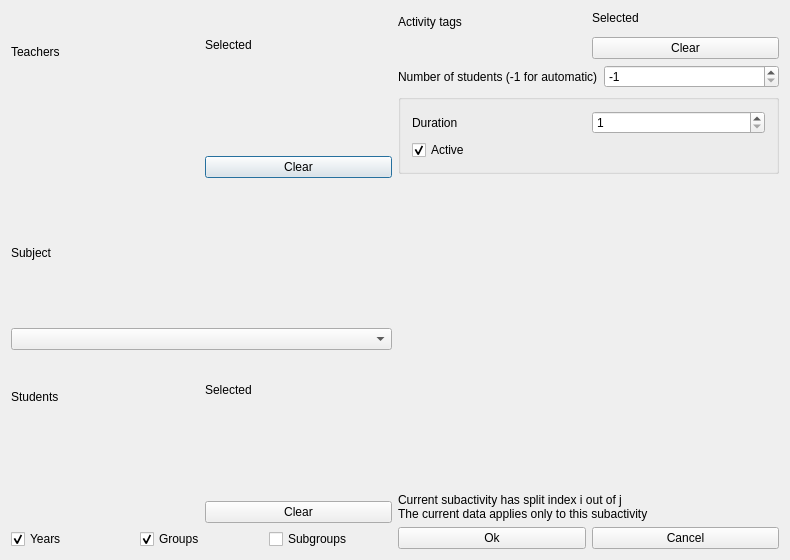
<?xml version="1.0" encoding="UTF-8"?>
<ui version="4.0">
 <class>ModifySubactivityForm_template</class>
 <widget class="QDialog" name="ModifySubactivityForm_template">
  <property name="geometry">
   <rect>
    <x>0</x>
    <y>0</y>
    <width>790</width>
    <height>560</height>
   </rect>
  </property>
  <property name="windowTitle">
   <string extracomment="Title of dialog to modify a subactivity">Modify subactivity</string>
  </property>
  <layout class="QGridLayout" name="gridLayout">
   <item row="0" column="0">
    <layout class="QVBoxLayout">
     <item>
      <layout class="QHBoxLayout">
       <item>
        <layout class="QVBoxLayout">
         <item>
          <widget class="QLabel" name="allTeachersTextLabel">
           <property name="text">
            <string>Teachers</string>
           </property>
           <property name="wordWrap">
            <bool>false</bool>
           </property>
          </widget>
         </item>
         <item>
          <widget class="Q3ListBox" name="allTeachersListBox">
           <item>
            <property name="text">
             <string>New Item</string>
            </property>
           </item>
          </widget>
         </item>
        </layout>
       </item>
       <item>
        <layout class="QVBoxLayout">
         <item>
          <widget class="QLabel" name="selectedTeachersTextLabel">
           <property name="text">
            <string comment="It refers to a list of selected teachers">Selected</string>
           </property>
           <property name="wordWrap">
            <bool>false</bool>
           </property>
          </widget>
         </item>
         <item>
          <widget class="Q3ListBox" name="selectedTeachersListBox">
           <item>
            <property name="text">
             <string>New Item</string>
            </property>
           </item>
          </widget>
         </item>
         <item>
          <layout class="QVBoxLayout">
           <item>
            <widget class="QPushButton" name="clearTeacherPushButton">
             <property name="text">
              <string>Clear</string>
             </property>
            </widget>
           </item>
          </layout>
         </item>
        </layout>
       </item>
      </layout>
     </item>
     <item>
      <layout class="QVBoxLayout">
       <item>
        <widget class="QLabel" name="subjectsTextLabel">
         <property name="text">
          <string>Subject</string>
         </property>
         <property name="wordWrap">
          <bool>false</bool>
         </property>
        </widget>
       </item>
       <item>
        <widget class="QComboBox" name="subjectsComboBox">
         <property name="editable">
          <bool>false</bool>
         </property>
         <property name="insertPolicy">
          <enum>QComboBox::NoInsert</enum>
         </property>
         <property name="autoCompletion">
          <bool>false</bool>
         </property>
         <property name="duplicatesEnabled">
          <bool>false</bool>
         </property>
        </widget>
       </item>
      </layout>
     </item>
     <item>
      <layout class="QHBoxLayout">
       <item>
        <layout class="QVBoxLayout">
         <item>
          <widget class="QLabel" name="allStudentsTextLabel">
           <property name="text">
            <string>Students</string>
           </property>
           <property name="wordWrap">
            <bool>false</bool>
           </property>
          </widget>
         </item>
         <item>
          <widget class="Q3ListBox" name="allStudentsListBox">
           <item>
            <property name="text">
             <string>New Item</string>
            </property>
           </item>
          </widget>
         </item>
        </layout>
       </item>
       <item>
        <layout class="QVBoxLayout">
         <item>
          <widget class="QLabel" name="selectedStudentsTextLabel">
           <property name="text">
            <string comment="It refers to a list of selected students (in fact, students sets, but translate selected as in 'selected students')">Selected</string>
           </property>
           <property name="wordWrap">
            <bool>false</bool>
           </property>
          </widget>
         </item>
         <item>
          <widget class="Q3ListBox" name="selectedStudentsListBox">
           <item>
            <property name="text">
             <string>New Item</string>
            </property>
           </item>
          </widget>
         </item>
         <item>
          <layout class="QVBoxLayout">
           <item>
            <widget class="QPushButton" name="clearStudentsPushButton">
             <property name="text">
              <string>Clear</string>
             </property>
            </widget>
           </item>
          </layout>
         </item>
        </layout>
       </item>
      </layout>
     </item>
     <item>
      <layout class="QHBoxLayout">
       <item>
        <widget class="QCheckBox" name="showYearsCheckBox">
         <property name="text">
          <string>Years</string>
         </property>
         <property name="checked">
          <bool>true</bool>
         </property>
        </widget>
       </item>
       <item>
        <widget class="QCheckBox" name="showGroupsCheckBox">
         <property name="text">
          <string>Groups</string>
         </property>
         <property name="checked">
          <bool>true</bool>
         </property>
        </widget>
       </item>
       <item>
        <widget class="QCheckBox" name="showSubgroupsCheckBox">
         <property name="text">
          <string>Subgroups</string>
         </property>
        </widget>
       </item>
      </layout>
     </item>
    </layout>
   </item>
   <item row="0" column="1">
    <layout class="QVBoxLayout" name="verticalLayout_4">
     <item>
      <layout class="QHBoxLayout" name="horizontalLayout">
       <item>
        <layout class="QVBoxLayout" name="verticalLayout">
         <item>
          <widget class="QLabel" name="allActivityTagsTextLabel">
           <property name="text">
            <string>Activity tags</string>
           </property>
           <property name="wordWrap">
            <bool>false</bool>
           </property>
          </widget>
         </item>
         <item>
          <widget class="Q3ListBox" name="allActivityTagsListBox">
           <item>
            <property name="text">
             <string>New Item</string>
            </property>
           </item>
          </widget>
         </item>
        </layout>
       </item>
       <item>
        <layout class="QVBoxLayout" name="verticalLayout_3">
         <item>
          <layout class="QVBoxLayout" name="verticalLayout_2">
           <item>
            <widget class="QLabel" name="selectedActivityTagsTextLabel">
             <property name="text">
              <string comment="It refers to a list of selected activity tags">Selected</string>
             </property>
             <property name="wordWrap">
              <bool>false</bool>
             </property>
            </widget>
           </item>
           <item>
            <widget class="Q3ListBox" name="selectedActivityTagsListBox">
             <item>
              <property name="text">
               <string>New Item</string>
              </property>
             </item>
            </widget>
           </item>
          </layout>
         </item>
         <item>
          <widget class="QPushButton" name="clearActivityTagPushButton">
           <property name="text">
            <string>Clear</string>
           </property>
          </widget>
         </item>
        </layout>
       </item>
      </layout>
     </item>
     <item>
      <layout class="QHBoxLayout">
       <item>
        <widget class="QLabel" name="textLabel2">
         <property name="text">
          <string>Number of students (-1 for automatic)</string>
         </property>
         <property name="wordWrap">
          <bool>false</bool>
         </property>
        </widget>
       </item>
       <item>
        <widget class="QSpinBox" name="nStudentsSpinBox">
         <property name="enabled">
          <bool>true</bool>
         </property>
         <property name="minimum">
          <number>-1</number>
         </property>
         <property name="maximum">
          <number>1000</number>
         </property>
         <property name="value">
          <number>-1</number>
         </property>
        </widget>
       </item>
      </layout>
     </item>
     <item>
      <widget class="Q3GroupBox" name="durationActiveGroupBox">
       <property name="title">
        <string/>
       </property>
       <layout class="QGridLayout">
        <item row="0" column="0">
         <layout class="QHBoxLayout">
          <item>
           <widget class="QLabel" name="durationTextLabel">
            <property name="enabled">
             <bool>true</bool>
            </property>
            <property name="text">
             <string>Duration</string>
            </property>
            <property name="wordWrap">
             <bool>false</bool>
            </property>
           </widget>
          </item>
          <item>
           <widget class="QSpinBox" name="durationSpinBox">
            <property name="enabled">
             <bool>true</bool>
            </property>
            <property name="minimum">
             <number>1</number>
            </property>
           </widget>
          </item>
         </layout>
        </item>
        <item row="1" column="0">
         <widget class="QCheckBox" name="activeCheckBox">
          <property name="enabled">
           <bool>true</bool>
          </property>
          <property name="text">
           <string>Active</string>
          </property>
          <property name="checked">
           <bool>true</bool>
          </property>
         </widget>
        </item>
       </layout>
      </widget>
     </item>
     <item>
      <spacer name="spacer1">
       <property name="orientation">
        <enum>Qt::Vertical</enum>
       </property>
       <property name="sizeType">
        <enum>QSizePolicy::Expanding</enum>
       </property>
       <property name="sizeHint" stdset="0">
        <size>
         <width>20</width>
         <height>100</height>
        </size>
       </property>
      </spacer>
     </item>
     <item>
      <widget class="QLabel" name="crtTextLabel">
       <property name="sizePolicy">
        <sizepolicy hsizetype="Minimum" vsizetype="Minimum">
         <horstretch>0</horstretch>
         <verstretch>0</verstretch>
        </sizepolicy>
       </property>
       <property name="text">
        <string>Current subactivity has split index i out of j
The current data applies only to this subactivity</string>
       </property>
       <property name="wordWrap">
        <bool>true</bool>
       </property>
      </widget>
     </item>
     <item>
      <layout class="QHBoxLayout">
       <item>
        <widget class="QPushButton" name="okPushButton">
         <property name="text">
          <string>Ok</string>
         </property>
        </widget>
       </item>
       <item>
        <widget class="QPushButton" name="cancelPushButton">
         <property name="text">
          <string>Cancel</string>
         </property>
        </widget>
       </item>
      </layout>
     </item>
    </layout>
   </item>
  </layout>
 </widget>
 <layoutdefault spacing="6" margin="11"/>
 <customwidgets>
  <customwidget>
   <class>Q3GroupBox</class>
   <extends>QGroupBox</extends>
   <header>Qt3Support/Q3GroupBox</header>
   <container>1</container>
  </customwidget>
  <customwidget>
   <class>Q3Frame</class>
   <extends>QFrame</extends>
   <header>Qt3Support/Q3Frame</header>
   <container>1</container>
  </customwidget>
  <customwidget>
   <class>Q3ListBox</class>
   <extends>Q3Frame</extends>
   <header>q3listbox.h</header>
  </customwidget>
 </customwidgets>
 <tabstops>
  <tabstop>allTeachersListBox</tabstop>
  <tabstop>selectedTeachersListBox</tabstop>
  <tabstop>clearTeacherPushButton</tabstop>
  <tabstop>subjectsComboBox</tabstop>
  <tabstop>allStudentsListBox</tabstop>
  <tabstop>selectedStudentsListBox</tabstop>
  <tabstop>clearStudentsPushButton</tabstop>
  <tabstop>showYearsCheckBox</tabstop>
  <tabstop>showGroupsCheckBox</tabstop>
  <tabstop>showSubgroupsCheckBox</tabstop>
  <tabstop>allActivityTagsListBox</tabstop>
  <tabstop>selectedActivityTagsListBox</tabstop>
  <tabstop>clearActivityTagPushButton</tabstop>
  <tabstop>nStudentsSpinBox</tabstop>
  <tabstop>durationSpinBox</tabstop>
  <tabstop>activeCheckBox</tabstop>
  <tabstop>okPushButton</tabstop>
  <tabstop>cancelPushButton</tabstop>
 </tabstops>
 <resources/>
 <connections/>
</ui>
